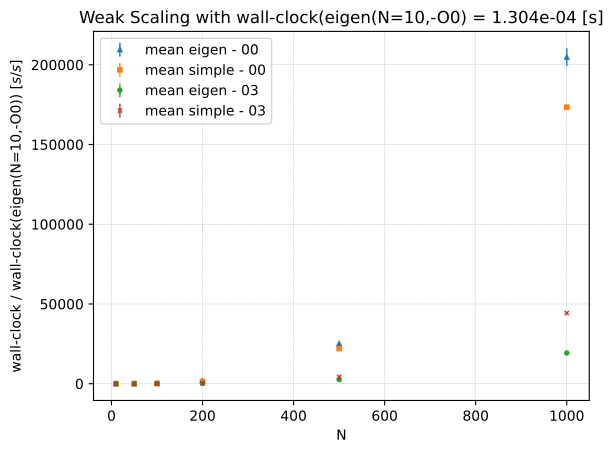

Source code (Python):
import sys
import numpy as np
import matplotlib.pyplot as plt


file_data_1 = sys.argv[1]  # Archivo con resultados .txt (sys.argv[0] nombre del archivo al igual que c++)
file_data_2 = sys.argv[2]
figure_name = sys.argv[3]

markersize = 3
elinewidth = 1

# Extract data from txt files
# title = np.loadtxt(file_data_1, dtype='str', max_rows=1)
title = ['N', 'mean eigen', 'sigma eigen', 'mean simple', 'sigma  simple']
data_1 = np.loadtxt(file_data_1, dtype=np.float64, skiprows=0, delimiter=',')
data_2 = np.loadtxt(file_data_2, dtype=np.float64, skiprows=0, delimiter=',')

x = data_1[:, 0]
# Normalization
wall_clock_time_eigen_N10_O0 = data_1[0, 1]
data_1[:, 1:-1] = data_1[:, 1:-1]/wall_clock_time_eigen_N10_O0
data_2[:, 1:-1] = data_2[:, 1:-1]/wall_clock_time_eigen_N10_O0


# Plot

plt.ylabel("wall-clock / wall-clock(eigen(N=10,-O0)) $[s/s]$")
plt.xlabel(title[0])
scientitic_notation = "{:.3e}".format(wall_clock_time_eigen_N10_O0)
plt.title(f"Weak Scaling with wall-clock(eigen(N=10,-O0) = {scientitic_notation} [s]")
plt.errorbar(x, data_1[:, 1], yerr=data_1[:, 2], fmt='^', markersize=markersize,
             elinewidth=elinewidth, label=title[1]+' - 00')
plt.errorbar(x, data_1[:, 3], yerr=data_1[:, 4], fmt='s', markersize=markersize,
             elinewidth=elinewidth, label=title[3]+' - 00')
plt.errorbar(x, data_2[:, 1], yerr=data_2[:, 2], fmt='o', markersize=markersize,
             elinewidth=elinewidth, label=title[1]+' - 03')
plt.errorbar(x, data_2[:, 3], yerr=data_2[:, 4], fmt='x', markersize=markersize,
             elinewidth=elinewidth, label=title[3]+' - 03')

plt.legend()
plt.grid(linestyle='--', linewidth=0.3)
plt.savefig(figure_name, format="pdf", bbox_inches="tight")
# plt.show()

# Bibliography
# https://matplotlib.org/stable/api/_as_gen/matplotlib.pyplot.grid.html
# https://www.scaler.com/topics/python-scientific-notation/
# https://www.digitalocean.com/community/tutorials/python-command-line-arguments
